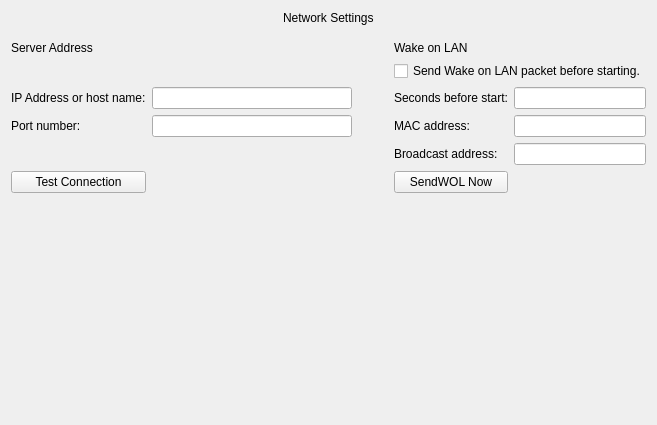
      <widget class="QWidget" name="skyXServerTab">
       <attribute name="title">
        <string>SkyX Server</string>
       </attribute>
       <attribute name="toolTip">
        <string>Information about where TheSkyX is running on your network</string>
       </attribute>
       <layout class="QGridLayout" name="gridLayout_11">
        <item row="0" column="0">
         <layout class="QGridLayout" name="gridLayout_5">
          <item row="1" column="0">
           <spacer name="verticalSpacer_3">
            <property name="orientation">
             <enum>Qt::Vertical</enum>
            </property>
            <property name="sizeType">
             <enum>QSizePolicy::Fixed</enum>
            </property>
            <property name="sizeHint" stdset="0">
             <size>
              <width>20</width>
              <height>10</height>
             </size>
            </property>
           </spacer>
          </item>
          <item row="4" column="3">
           <widget class="QLabel" name="label_35">
            <property name="text">
             <string>Seconds before start:</string>
            </property>
           </widget>
          </item>
          <item row="7" column="1">
           <widget class="QLabel" name="testConnectionMessage">
            <property name="text">
             <string/>
            </property>
           </widget>
          </item>
          <item row="6" column="3">
           <widget class="QLabel" name="label_37">
            <property name="text">
             <string>Broadcast address:</string>
            </property>
           </widget>
          </item>
          <item row="5" column="3">
           <widget class="QLabel" name="label_36">
            <property name="text">
             <string>MAC address:</string>
            </property>
           </widget>
          </item>
          <item row="5" column="4">
           <widget class="QLineEdit" name="wolMacAddress">
            <property name="toolTip">
             <string>MAC address of the server to be woken</string>
            </property>
           </widget>
          </item>
          <item row="5" column="2">
           <spacer name="horizontalSpacer_3">
            <property name="orientation">
             <enum>Qt::Horizontal</enum>
            </property>
            <property name="sizeType">
             <enum>QSizePolicy::Fixed</enum>
            </property>
            <property name="sizeHint" stdset="0">
             <size>
              <width>30</width>
              <height>20</height>
             </size>
            </property>
           </spacer>
          </item>
          <item row="6" column="4">
           <widget class="QLineEdit" name="wolBroadcastAddress">
            <property name="toolTip">
             <string>Broadcast address to broadcast WOL across your lan.  Should be your sublan address with 255 at end.</string>
            </property>
           </widget>
          </item>
          <item row="7" column="3" alignment="Qt::AlignVCenter">
           <widget class="QPushButton" name="sendWolNowButton">
            <property name="toolTip">
             <string>Send WOL packet now, to test if server accepts &amp; responds.</string>
            </property>
            <property name="text">
             <string>SendWOL Now</string>
            </property>
           </widget>
          </item>
          <item row="4" column="4">
           <widget class="QLineEdit" name="sendWOLSecondsBefore">
            <property name="toolTip">
             <string>Send the WOL this many seconds in advance of start (give server time to boot and stabilize)</string>
            </property>
           </widget>
          </item>
          <item row="7" column="0" alignment="Qt::AlignVCenter">
           <widget class="QPushButton" name="testConnectionButton">
            <property name="toolTip">
             <string>Test if connection to the server is working (server must be running)</string>
            </property>
            <property name="text">
             <string>Test Connection</string>
            </property>
           </widget>
          </item>
          <item row="4" column="1">
           <widget class="QLineEdit" name="serverAddress">
            <property name="sizePolicy">
             <sizepolicy hsizetype="Fixed" vsizetype="Fixed">
              <horstretch>0</horstretch>
              <verstretch>0</verstretch>
             </sizepolicy>
            </property>
            <property name="minimumSize">
             <size>
              <width>200</width>
              <height>0</height>
             </size>
            </property>
            <property name="maximumSize">
             <size>
              <width>200</width>
              <height>16777215</height>
             </size>
            </property>
            <property name="toolTip">
             <string>Address of the server running TheSkyX and your camera</string>
            </property>
           </widget>
          </item>
          <item row="0" column="0" colspan="5" alignment="Qt::AlignHCenter">
           <widget class="QLabel" name="MainTitle_tab2">
            <property name="text">
             <string>Network Settings</string>
            </property>
           </widget>
          </item>
          <item row="2" column="0" colspan="2">
           <widget class="QLabel" name="Subtitle_tab3a">
            <property name="text">
             <string>Server Address</string>
            </property>
           </widget>
          </item>
          <item row="3" column="3" colspan="2">
           <widget class="QCheckBox" name="sendWOLBeforeStarting">
            <property name="toolTip">
             <string>Send Wake On Lan packet before starting session</string>
            </property>
            <property name="text">
             <string>Send Wake on LAN packet before starting.</string>
            </property>
           </widget>
          </item>
          <item row="5" column="1">
           <widget class="QLineEdit" name="serverPort">
            <property name="toolTip">
             <string>Port number of TheSkyX TCP listener on the server</string>
            </property>
           </widget>
          </item>
          <item row="5" column="0">
           <widget class="QLabel" name="label_34">
            <property name="text">
             <string>Port number:</string>
            </property>
           </widget>
          </item>
          <item row="7" column="4">
           <widget class="QLabel" name="testWOLMessage">
            <property name="text">
             <string/>
            </property>
           </widget>
          </item>
          <item row="4" column="0">
           <widget class="QLabel" name="label_33">
            <property name="text">
             <string>IP Address or host name:</string>
            </property>
           </widget>
          </item>
          <item row="8" column="1">
           <spacer name="verticalSpacer_5">
            <property name="orientation">
             <enum>Qt::Vertical</enum>
            </property>
            <property name="sizeType">
             <enum>QSizePolicy::Fixed</enum>
            </property>
            <property name="sizeHint" stdset="0">
             <size>
              <width>20</width>
              <height>221</height>
             </size>
            </property>
           </spacer>
          </item>
          <item row="2" column="3" colspan="2">
           <widget class="QLabel" name="Subtitle_tab3b">
            <property name="text">
             <string>Wake on LAN</string>
            </property>
           </widget>
          </item>
         </layout>
        </item>
       </layout>
      </widget>
